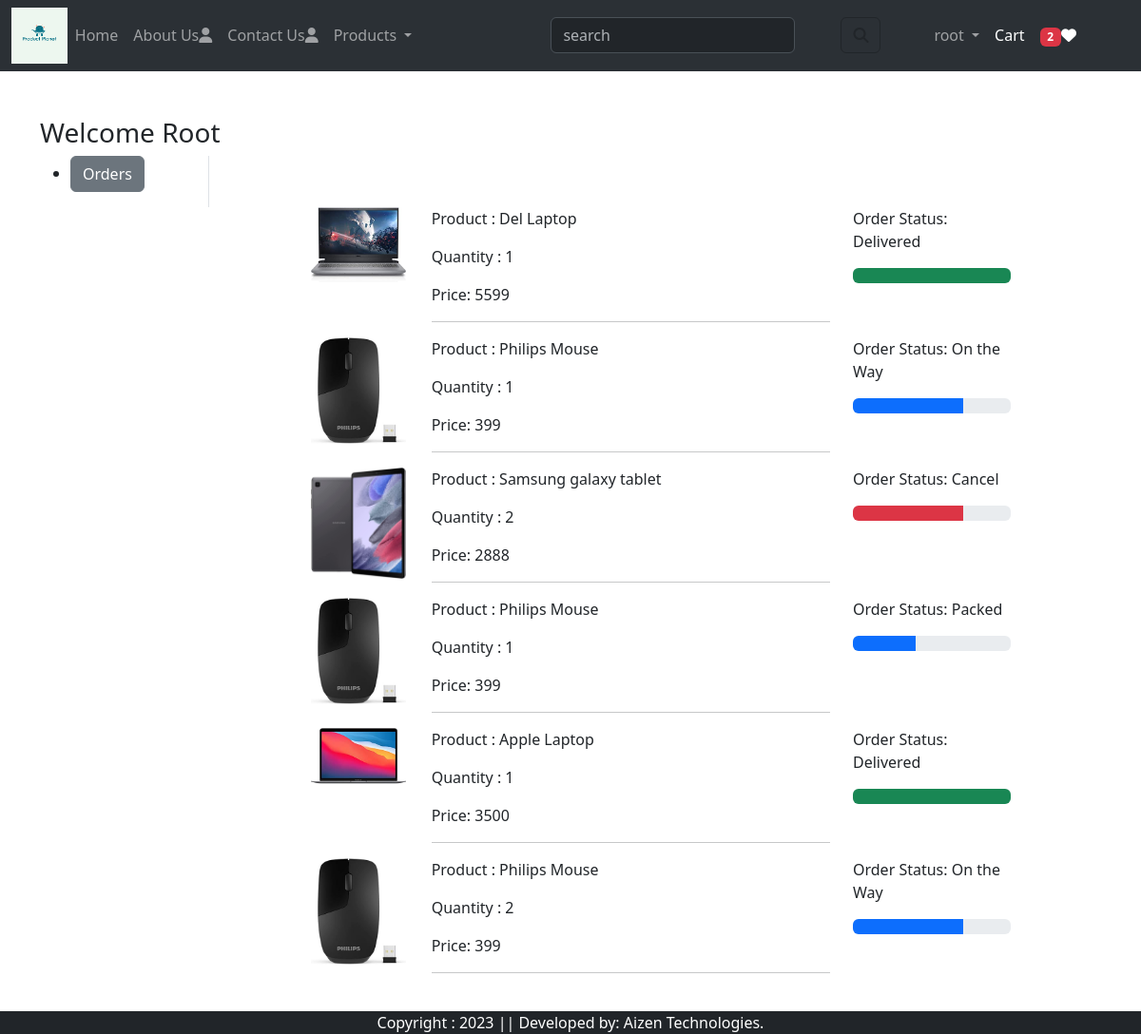
Screenshot of /orders/ (signed in) with the database file from the repository.
### app1/models.py (models this page shows, shortened)
class order_placed(models.Model):
     user=models.ForeignKey(User,on_delete=models.CASCADE)
     cust=models.ForeignKey(customer, on_delete=models.CASCADE)
     products=models.ForeignKey(product,on_delete=models.CASCADE)
     quantity=models.PositiveIntegerField(default=1)
     ordered_date=models.DateTimeField(auto_now_add=True)
     status=models.CharField(max_length=40,choices=STATUS_CHOICES, default="Pending")
     payment=models.ForeignKey(Payment,on_delete=models.CASCADE, default="")

class product(models.Model):
    title=models.CharField(max_length=30)
    orginal_price=models.IntegerField()
    discounted_price=models.IntegerField()
    desc=models.TextField(max_length=200)
    features=models.TextField(max_length=100)
    category=models.CharField(choices=category_choices,max_length=2)
    product_image=models.ImageField(upload_to='products')

### app1/views.py (the view)
# urls.py: path("orders/", views.orders, name="orders"),
@login_required
def orders(request):
  totalitem=0
  wishitem=0
  if request.user.is_authenticated:
    totalitem=len(cart.objects.filter(user=request.user))
    wishitem=len(Wishlist.objects.filter(user=request.user))
  order=order_placed.objects.filter(user=request.user)
  return render(request, 'orders.html', locals())

### templates/orders.html (shortened to what this page needs)
{% extends 'base.html' %}
{% load static %}
{% block main-content %}
<div class="container my-5">
    <div class="row">
        <h3>Welcome <span class="text-capitalize text-dark">{{request.user}}</span></h3>
        <div class="col-sm-2 border-end">
            <ul class="list_unstyled">
                <li class="d=grid">
                    <a href="{% url 'orders' %}" type="btn" class="btn btn-secondary">Orders</a>
                </li>
            </ul>
        </div>
        <div class="col-md-8 offset-sm-3">
        {% for items in order %}
        <div class="row">
          <div class="col-sm-2">
              <img src={{items.products.product_image.url}} class="img-fluid" height="100" width="100">
          </div>
            <div class="col-sm-7 text-dark">
                    <p>Product : {{items.products.title}}</p>
                    <p>Quantity : {{items.quantity}}</p>
                    <p>Price: {{items.products.discounted_price}}</p>
                    <hr>
            </div>
            <div class="col-sm-3 text-dark">
                <p>Order Status: {{items.status}}</p>
                {% if items.status == "Packed" %}
                <div class="progress">
                    <div class="progress-bar bg-primary" style="width: 40%" role="progressbar" aria-valuenow="40" aria-valuemin="0" aria-valuemax="100"></div>
                </div>
                {% endif %}
                {% if items.status == "On the Way" %}
                <div class="progress">
                    <div class="progress-bar bg-primary" style="width: 70%" role="progressbar" aria-valuenow="70" aria-valuemin="0" aria-valuemax="100"></div>
                </div>
                {% endif %}
                {% if items.status == "Delivered" %}
                <div class="progress">
                    <div class="progress-bar bg-success" style="width: 100%" role="progressbar" aria-valuenow="100" aria-valuemin="0" aria-valuemax="100"></div>
                </div>
                {% endif %}
                {% if items.status == "Cancel" %}
                <div class="progress">
                    <div class="progress-bar bg-danger" style="width: 70%" role="progressbar" aria-valuenow="70" aria-valuemin="0" aria-valuemax="100"></div>
                </div>
                {% endif %}
            </div>
        </div>
        {% endfor %}
    </div>
</div>
{% endblock main-content %}

### templates/base.html (shortened to what this page needs)
<!DOCTYPE html>
<html lang="en">
{% load static %}
<head>
    <link href="https://cdn.jsdelivr.net/npm/bootstrap@5.3.2/dist/css/bootstrap.min.css" rel="stylesheet">
    <link rel="stylesheet" href="https://cdnjs.cloudflare.com/ajax/libs/onsen/2.10.10/css/font_awesome/css/all.min.css">
    <link href="{% static 'app1/css/style.css' %}" rel="stylesheet"/>
</head>
<body>
    <header>
        <nav class="navbar navbar-expand-lg bg-body-tertiary" data-bs-theme="dark">
            <div class="container-fluid">
                <img src="{% static 'app1/images/logo.png' %}" style="width: 5%; height: 5%;"/>
              <div class="collapse navbar-collapse" id="navbarSupportedContent">
                <ul class="navbar-nav me-auto mb-2 mb-lg-0">
                  {% if request.user.is_authenticated %}
                  <li class="nav-item">
                    <a class="nav-link" aria-current="page" href="/">Home</a>
                  </li>
                  <li class="nav-item">
                    <a class="nav-link" href="{% url 'about' %}">About Us<i class="fa fa-user" aria-hidden="true"></i></a>
                  </li>
                  <li class="nav-item">
                    <a class="nav-link" href="{% url 'contact' %}">Contact Us<i class="fa fa-user" aria-hidden="true"></i></a>
                  </li>
                  <li class="nav-item dropdown">
                    <a class="nav-link dropdown-toggle" href="#" role="button" data-bs-toggle="dropdown" aria-expanded="false">
                      Products
                    </a>
                  </li>
                </ul>
                <form class="d-flex" role="search" action="/search">
                  <input class="form-control me-5" type="search" placeholder="search" name="search" aria-label="Search">
                  <button class="btn btn-outline-dark me-5" type="submit"><i class="fa-solid fa-magnifying-glass"></i></button>
                </form>
                <ul class="navbar-nav me-5">
                    <li class="nav-item dropdown">
                      <a class="nav-link dropdown-toggle" href="#" role="button" data-bs-toggle="dropdown" aria-expanded="false">
                        {{request.user}}
                      </a>
                    </li>
                      <li class="nav-item">
                        <a aria-current="page" href="{% url 'show_cart' %}" class="nav-link text-white">Cart</a>
                      </li>
                      <li class="nav-item">
                        <a aria-current="page" href="{% url 'wishlist' %}" class="nav-link text-white"><span class="badge bg-danger">{% if wishitem > 0 %} {{wishitem}} {% endif %}</span><i class="fa fa-heart"></i></a>
                      </li>
                     {% endif %}
                </ul>
              </div>
            </div>
          </nav>
    </header>
    {% block main-content %}   {% endblock main-content %}
    <footer class="container-fluid bg-dark text-center text-white fixed-bottom text">
     Copyright : 2023 || Developed by: Aizen Technologies.
    </footer>
  </body>
</html>

### rows the page displays
order_placed: products.product_image (picture), products "Del Laptop", quantity "1", products.discounted_price "5599", status "Delivered"
order_placed: products.product_image (picture), products "Philips Mouse", quantity "1", products.discounted_price "399", status "On the Way"
order_placed: products.product_image (picture), products "Samsung galaxy tablet", quantity "2", products.discounted_price "2888", status "Cancel"
order_placed: products.product_image (picture), products "Philips Mouse", quantity "1", products.discounted_price "399", status "Packed"
order_placed: products.product_image (picture), products "Apple Laptop", quantity "1", products.discounted_price "3500", status "Delivered"
order_placed: products.product_image (picture), products "Philips Mouse", quantity "2", products.discounted_price "399", status "On the Way"

### other values shown
{{ request.user }} "root"
{{ wishitem }} "2"
{{ request.user }} "Root"
